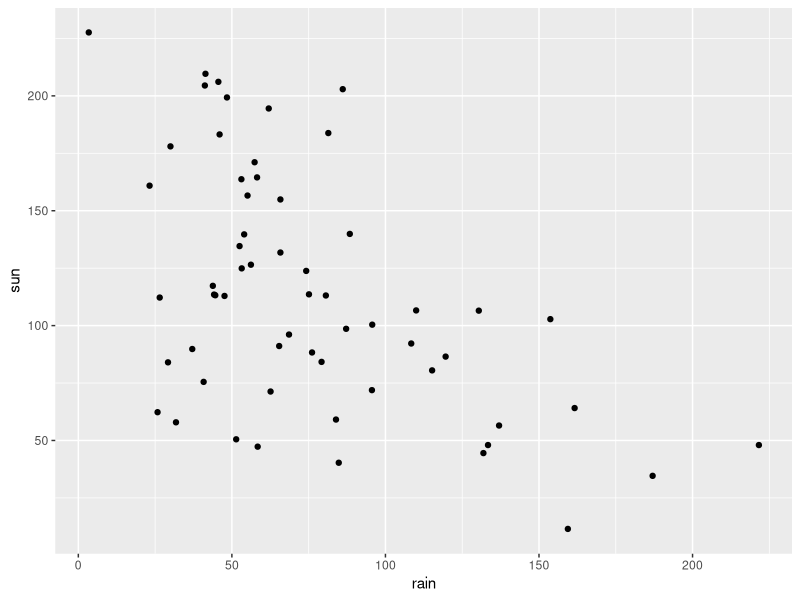
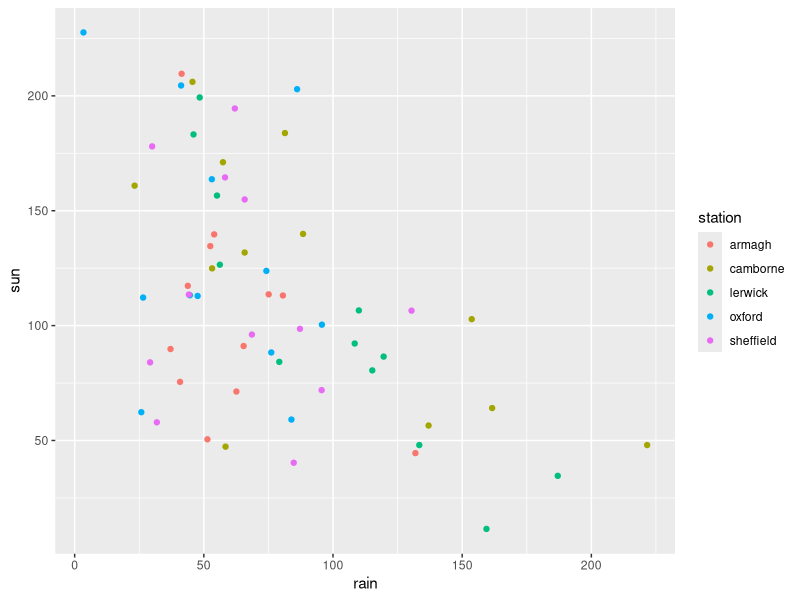
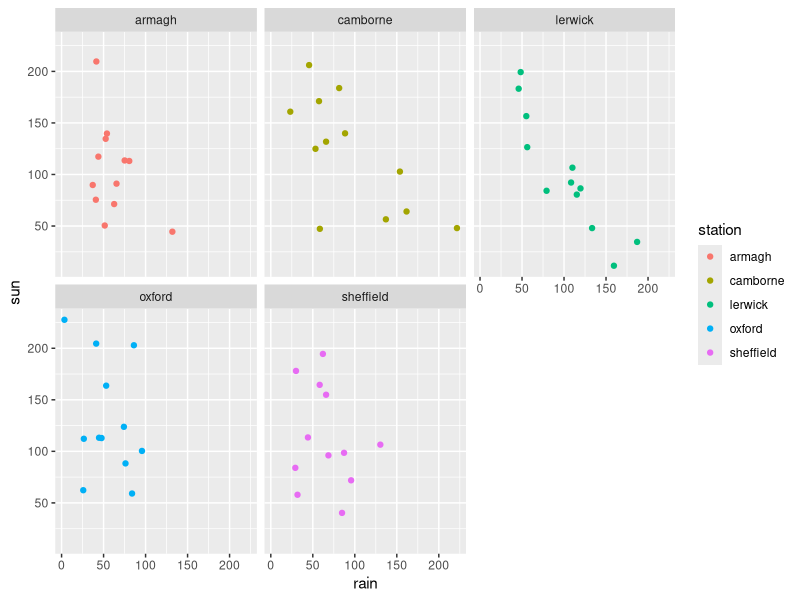
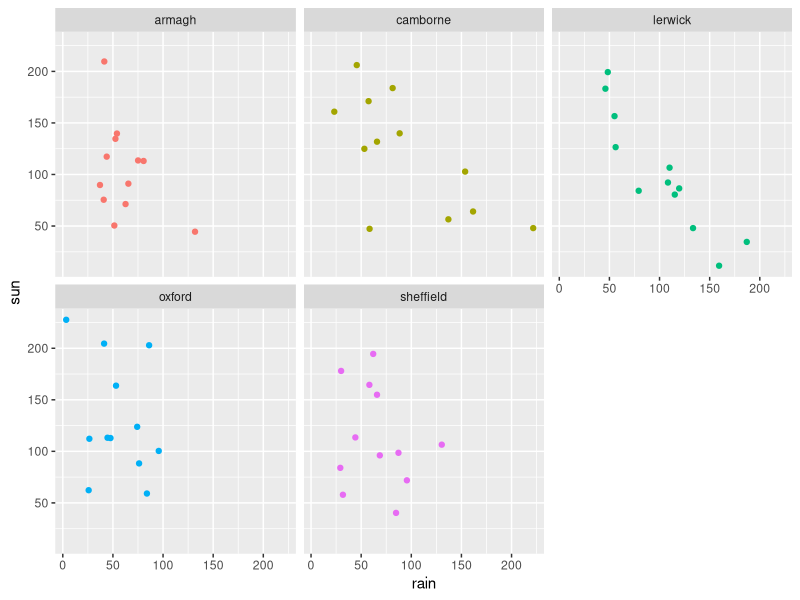
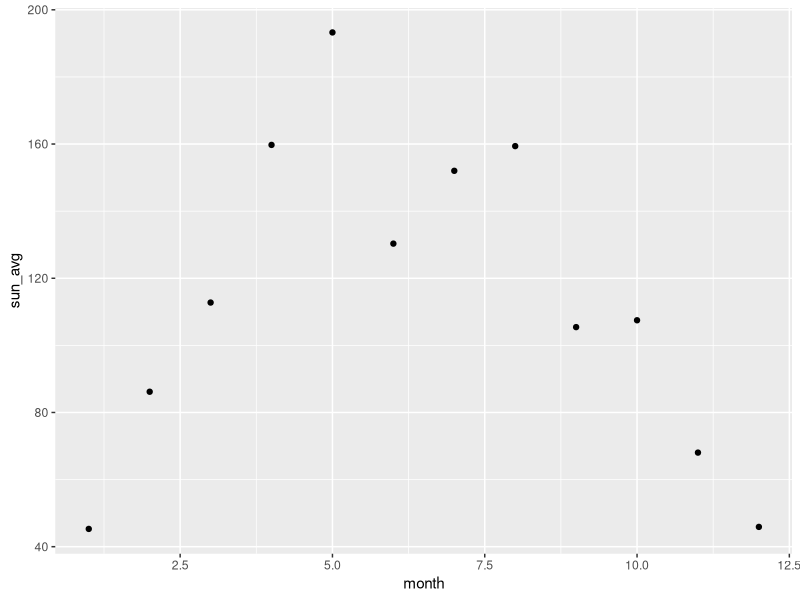
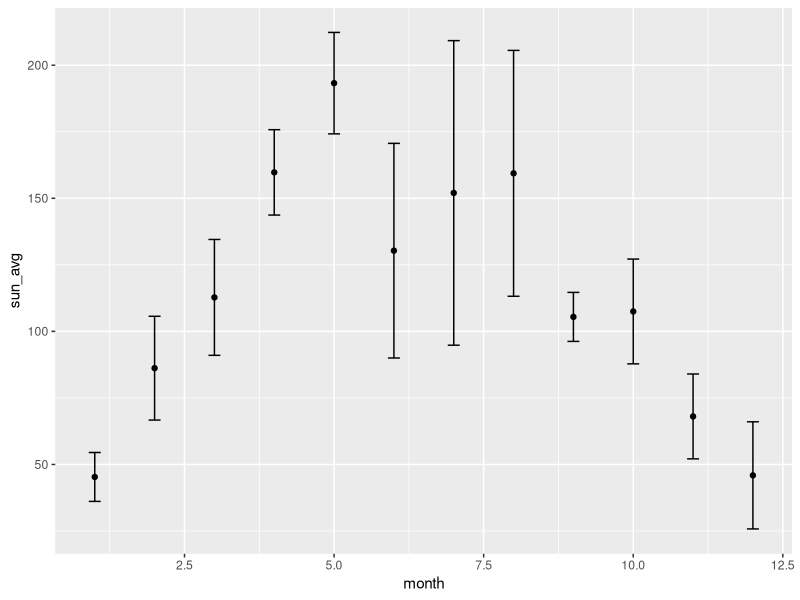
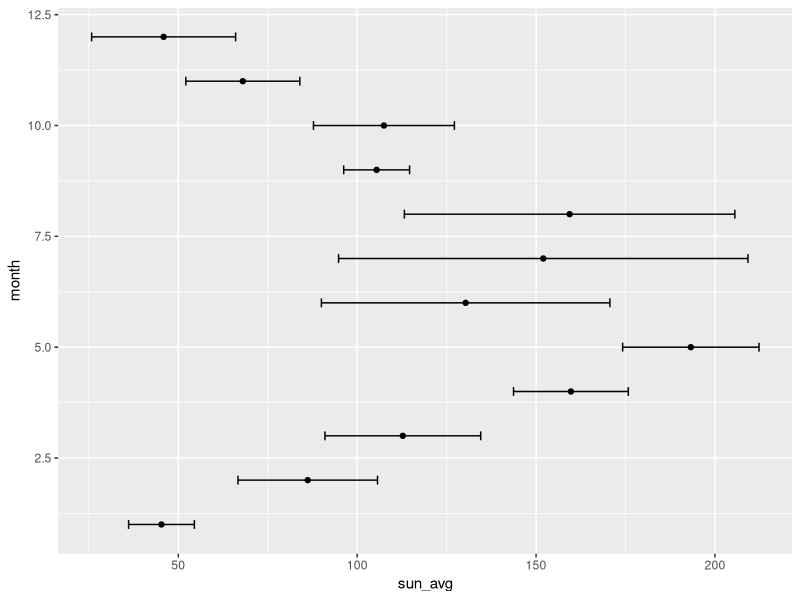
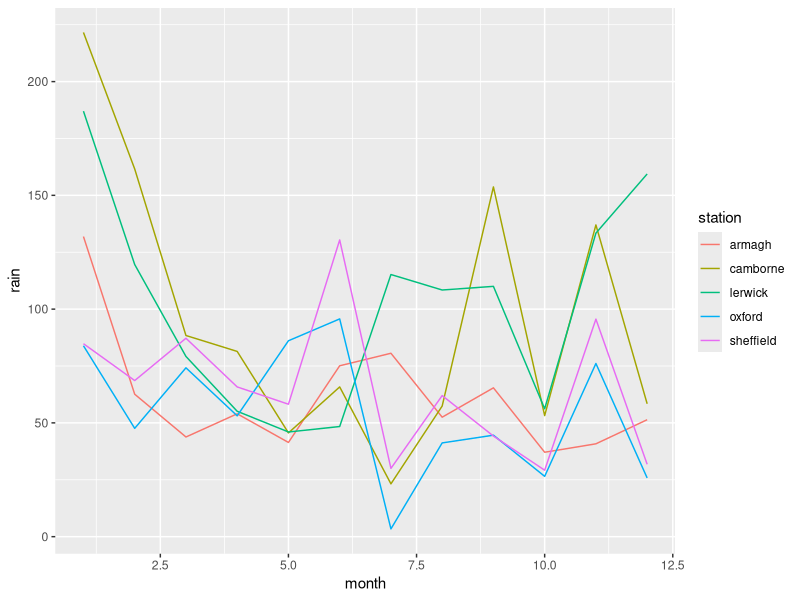

Here is the R script that generated these plots, in order:
## ---- chunk 1
knitr::opts_chunk$set(echo = TRUE, eval = TRUE)
## ---- chunk 2
library(tidyverse)
library(readxl)
## ---- chunk 3
climate <- read_xlsx('../../Data/climate.xlsx')
head(climate)
## ---- chunk 4
ggplot(climate, 
       aes(x = rain,
           y = sun)) +
  geom_point()
## ---- chunk 5
ggplot(climate, 
       aes(x = rain,
           y = sun,
           color = station)) +
  geom_point()
## ---- chunk 6
ggplot(climate, 
       aes(x = rain,
           y = sun,
           color = station)) +
  geom_point() + 
  facet_wrap(vars(station))
## ---- chunk 7
ggplot(climate, 
       aes(x = rain,
           y = sun,
           color = station)) +
  geom_point() + 
  facet_wrap(vars(station)) + 
  theme(legend.position = "none")
## ---- chunk 8
summary_stats <- climate %>%
  group_by(month) %>% 
  summarize(sun_avg = mean(sun), 
            sun_sd = sd(sun))

head(summary_stats)
## ---- chunk 9
p <- ggplot(summary_stats, 
       aes(x = month,
           y = sun_avg)) + 
  geom_point()

p
## ---- chunk 10
geom_errorbar(aes(ymin = sun_avg - sun_sd, ymax = sun_avg + sun_sd), width = 0.2)
## ---- chunk 11
p <- p + geom_errorbar(aes(ymin = sun_avg - sun_sd, ymax = sun_avg + sun_sd), width = 0.2)

p
## ---- chunk 12
p + coord_flip()
## ---- chunk 13
ggplot(climate, 
       aes(x = month,
           y = rain, 
           color = station)) + 
  geom_line()
## ---- chunk 14
climate$month <- as.factor(climate$month)
str(climate)
## ---- chunk 15
p <- ggplot(climate, 
            aes(x = month,
            y = rain, 
            color = station,
            group = station)) + 
  geom_line()

p
## ---- chunk 16
p <- p + theme(legend.position = 'top')

p
## ---- chunk 17
p <- p + geom_point()
p
## ---- chunk 18
p <- p + geom_hline(yintercept = mean(climate$rain), 
                    linetype = "dashed")
p
## ---- chunk 19
p <- p + labs(x = "Month", y = "Rain", color = "Staion", title = "Rainfall over month")
p
## ---- chunk 20
ggplot(climate, 
       aes(y = sun, 
           x = station)) + 
  geom_boxplot()
## ---- chunk 21
p <- ggplot(climate, 
            aes(y = sun, 
                x = station,
                fill = station)) + 
  geom_boxplot()

p
## ---- chunk 22
p <- p + labs(fill = "Station")
p
## ---- chunk 23
p <- p + theme_minimal()
p
## ---- chunk 24
p <- p + scale_fill_manual(values = c('magenta', 'pink1', 'deeppink', 'violet', 'hotpink'))
p 

## ---- chunk 25
ggplot(climate, 
       aes(y = sun, 
           x = station,
           fill = station)) + 
  geom_violin() + 
  geom_point() + 
  geom_boxplot(width=.1)
## ---- chunk 26
ggplot(climate,
       aes(x = rain)) + 
  geom_histogram()
## ---- chunk 27
ggplot(climate,
       aes(x = rain)) + 
  geom_histogram(binwidth = 25)
## ---- chunk 28
ggplot(climate,
       aes(x = rain)) + 
  geom_histogram(binwidth = 3)
## ---- chunk 29
ggplot(climate,
       aes(x = rain)) + 
  geom_histogram(binwidth = 25, fill = 'hotpink')
## ---- chunk 30
ggplot(climate, 
       aes(x = month, 
           y = sun)) +
  geom_col()
## ---- chunk 31
ggplot(climate, 
       aes(x = month, 
           y = sun,
           fill = station)) +
  geom_col()
## ---- chunk 32
ggplot(climate, 
       aes(x = month, 
           y = sun,
           fill = station)) +
  geom_col(position = 'dodge')
## ---- chunk 33
ggplot(climate, 
       aes(x = month, 
           y = sun,
           fill = station)) +
  geom_col(position = 'dodge') + 
  labs(x = 'Month', 
       y = 'Sunshine', 
       fill = 'Weather station',
       title = 'Sunshine over month')
## ---- chunk 34
rain_summary <- climate %>% 
  group_by(station) %>% 
  summarize(rain_sum = sum(rain))

rain_summary
## ---- chunk 35
ggplot(rain_summary, 
       aes(x = station,
           y = rain_sum)) +
  geom_col()
## ---- chunk 36
# Arrange
rain_summary <- rain_summary %>% 
  arrange(desc(rain_sum)) 
  
# Change station to factor
rain_summary$station <- factor(rain_summary$station, 
                               levels = rain_summary$station)

# Plot 
p <- rain_summary %>% 
  ggplot(aes(x = station,
             y = rain_sum)) +
  geom_col()

p
## ---- chunk 37
p + geom_label(aes(label = sum(rain_sum)))
## ---- chunk 38
p + geom_label(aes(label = rain_sum), 
               position = position_nudge(y = 35))
